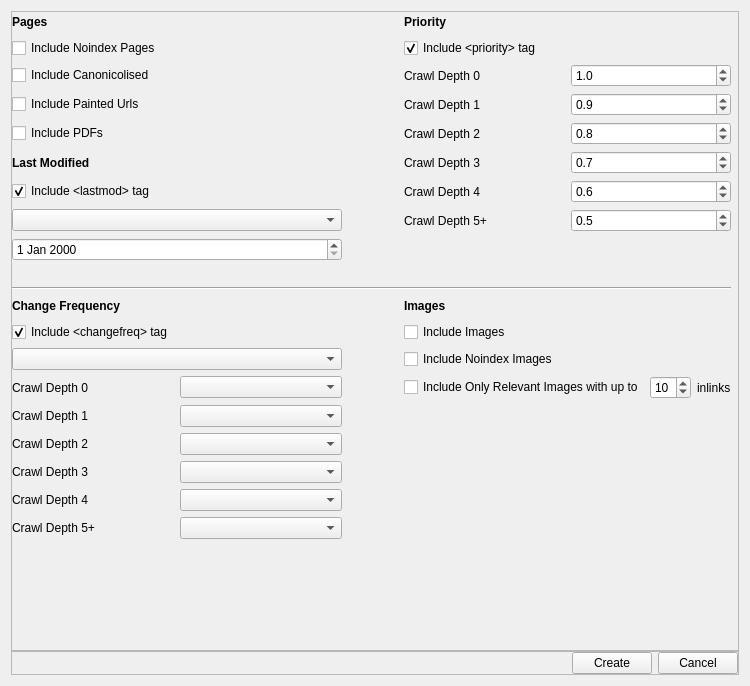
<?xml version="1.0" encoding="UTF-8"?>
<ui version="4.0">
 <class>SitemapCreatorDialog</class>
 <widget class="QWidget" name="SitemapCreatorDialog">
  <property name="geometry">
   <rect>
    <x>0</x>
    <y>0</y>
    <width>750</width>
    <height>686</height>
   </rect>
  </property>
  <property name="windowTitle">
   <string>Form</string>
  </property>
  <layout class="QVBoxLayout" name="verticalLayout_4">
   <property name="spacing">
    <number>0</number>
   </property>
   <item>
    <widget class="QFrame" name="ControlsFrame">
     <property name="frameShape">
      <enum>QFrame::StyledPanel</enum>
     </property>
     <property name="frameShadow">
      <enum>QFrame::Raised</enum>
     </property>
     <layout class="QVBoxLayout" name="verticalLayout_3">
      <property name="leftMargin">
       <number>0</number>
      </property>
      <property name="topMargin">
       <number>0</number>
      </property>
      <property name="rightMargin">
       <number>0</number>
      </property>
      <property name="bottomMargin">
       <number>0</number>
      </property>
      <item>
       <layout class="QGridLayout" name="gridLayout" rowstretch="0,0,0,0,0,0,0,0,0,0,0,0,0,0,0,0,0,0,0,0,0">
        <item row="4" column="2">
         <layout class="QHBoxLayout" name="horizontalLayout_5">
          <item>
           <widget class="QLabel" name="label_10">
            <property name="text">
             <string>Crawl Depth 2</string>
            </property>
           </widget>
          </item>
          <item>
           <widget class="QDoubleSpinBox" name="priorityCrawlDepth2SpinBox">
            <property name="decimals">
             <number>1</number>
            </property>
            <property name="singleStep">
             <double>0.100000000000000</double>
            </property>
            <property name="value">
             <double>0.800000000000000</double>
            </property>
           </widget>
          </item>
         </layout>
        </item>
        <item row="0" column="1">
         <spacer name="horizontalSpacer">
          <property name="orientation">
           <enum>Qt::Horizontal</enum>
          </property>
          <property name="sizeType">
           <enum>QSizePolicy::Fixed</enum>
          </property>
          <property name="sizeHint" stdset="0">
           <size>
            <width>50</width>
            <height>20</height>
           </size>
          </property>
         </spacer>
        </item>
        <item row="13" column="0">
         <widget class="QComboBox" name="changefreqComboBox"/>
        </item>
        <item row="2" column="0">
         <widget class="QCheckBox" name="includeCanonicolisedCheckBox">
          <property name="text">
           <string>Include Canonicolised</string>
          </property>
         </widget>
        </item>
        <item row="1" column="2">
         <widget class="QCheckBox" name="includePriorityTagCheckBox">
          <property name="text">
           <string>Include &lt;priority&gt; tag</string>
          </property>
          <property name="checked">
           <bool>true</bool>
          </property>
         </widget>
        </item>
        <item row="7" column="2">
         <layout class="QHBoxLayout" name="horizontalLayout_2">
          <item>
           <widget class="QLabel" name="label_13">
            <property name="text">
             <string>Crawl Depth 5+</string>
            </property>
           </widget>
          </item>
          <item>
           <widget class="QDoubleSpinBox" name="priorityCrawlDepth5PlusSpinBox">
            <property name="decimals">
             <number>1</number>
            </property>
            <property name="singleStep">
             <double>0.100000000000000</double>
            </property>
            <property name="value">
             <double>0.500000000000000</double>
            </property>
           </widget>
          </item>
         </layout>
        </item>
        <item row="12" column="0">
         <widget class="QCheckBox" name="includeChangefreqTagCheckBox">
          <property name="text">
           <string>Include &lt;changefreq&gt; tag</string>
          </property>
          <property name="checked">
           <bool>true</bool>
          </property>
         </widget>
        </item>
        <item row="3" column="2">
         <layout class="QHBoxLayout" name="horizontalLayout_6">
          <item>
           <widget class="QLabel" name="label_9">
            <property name="text">
             <string>Crawl Depth 1</string>
            </property>
           </widget>
          </item>
          <item>
           <widget class="QDoubleSpinBox" name="priorityCrawlDepth1SpinBox">
            <property name="decimals">
             <number>1</number>
            </property>
            <property name="singleStep">
             <double>0.100000000000000</double>
            </property>
            <property name="value">
             <double>0.900000000000000</double>
            </property>
           </widget>
          </item>
         </layout>
        </item>
        <item row="0" column="0">
         <widget class="QLabel" name="label">
          <property name="font">
           <font>
            <weight>75</weight>
            <bold>true</bold>
           </font>
          </property>
          <property name="text">
           <string>Pages</string>
          </property>
         </widget>
        </item>
        <item row="3" column="0">
         <widget class="QCheckBox" name="includePaintedUrlsCheckBox">
          <property name="text">
           <string>Include Painted Urls</string>
          </property>
         </widget>
        </item>
        <item row="4" column="0">
         <widget class="QCheckBox" name="includePdfsCheckBox">
          <property name="text">
           <string>Include PDFs</string>
          </property>
         </widget>
        </item>
        <item row="13" column="2">
         <widget class="QCheckBox" name="includeNoindexImagesCheckBox">
          <property name="text">
           <string>Include Noindex Images</string>
          </property>
         </widget>
        </item>
        <item row="1" column="3">
         <spacer name="horizontalSpacer_2">
          <property name="orientation">
           <enum>Qt::Horizontal</enum>
          </property>
          <property name="sizeHint" stdset="0">
           <size>
            <width>40</width>
            <height>20</height>
           </size>
          </property>
         </spacer>
        </item>
        <item row="2" column="2">
         <layout class="QHBoxLayout" name="horizontalLayout_7">
          <item>
           <widget class="QLabel" name="label_8">
            <property name="text">
             <string>Crawl Depth 0</string>
            </property>
           </widget>
          </item>
          <item>
           <widget class="QDoubleSpinBox" name="priorityCrawlDepth0SpinBox">
            <property name="decimals">
             <number>1</number>
            </property>
            <property name="singleStep">
             <double>0.100000000000000</double>
            </property>
            <property name="value">
             <double>1.000000000000000</double>
            </property>
           </widget>
          </item>
         </layout>
        </item>
        <item row="6" column="2">
         <layout class="QHBoxLayout" name="horizontalLayout_3">
          <item>
           <widget class="QLabel" name="label_12">
            <property name="text">
             <string>Crawl Depth 4</string>
            </property>
           </widget>
          </item>
          <item>
           <widget class="QDoubleSpinBox" name="priorityCrawlDepth4SpinBox">
            <property name="decimals">
             <number>1</number>
            </property>
            <property name="singleStep">
             <double>0.100000000000000</double>
            </property>
            <property name="value">
             <double>0.600000000000000</double>
            </property>
           </widget>
          </item>
         </layout>
        </item>
        <item row="14" column="0">
         <layout class="QHBoxLayout" name="horizontalLayout_13">
          <item>
           <widget class="QLabel" name="label_14">
            <property name="text">
             <string>Crawl Depth 0</string>
            </property>
           </widget>
          </item>
          <item>
           <widget class="QComboBox" name="changefreqCrawlDepth0ComboBox"/>
          </item>
         </layout>
        </item>
        <item row="0" column="2">
         <widget class="QLabel" name="label_5">
          <property name="font">
           <font>
            <weight>75</weight>
            <bold>true</bold>
           </font>
          </property>
          <property name="text">
           <string>Priority</string>
          </property>
         </widget>
        </item>
        <item row="19" column="0">
         <layout class="QHBoxLayout" name="horizontalLayout_8">
          <item>
           <widget class="QLabel" name="label_19">
            <property name="text">
             <string>Crawl Depth 5+</string>
            </property>
           </widget>
          </item>
          <item>
           <widget class="QComboBox" name="changefreqCrawlDepth5PlusComboBox"/>
          </item>
         </layout>
        </item>
        <item row="5" column="2">
         <layout class="QHBoxLayout" name="horizontalLayout_4">
          <item>
           <widget class="QLabel" name="label_11">
            <property name="text">
             <string>Crawl Depth 3</string>
            </property>
           </widget>
          </item>
          <item>
           <widget class="QDoubleSpinBox" name="priorityCrawlDepth3SpinBox">
            <property name="decimals">
             <number>1</number>
            </property>
            <property name="singleStep">
             <double>0.100000000000000</double>
            </property>
            <property name="value">
             <double>0.700000000000000</double>
            </property>
           </widget>
          </item>
         </layout>
        </item>
        <item row="18" column="0">
         <layout class="QHBoxLayout" name="horizontalLayout_9">
          <item>
           <widget class="QLabel" name="label_18">
            <property name="text">
             <string>Crawl Depth 4</string>
            </property>
           </widget>
          </item>
          <item>
           <widget class="QComboBox" name="changefreqCrawlDepth4ComboBox"/>
          </item>
         </layout>
        </item>
        <item row="1" column="0">
         <widget class="QCheckBox" name="includeNoindexPagesCheckBox">
          <property name="text">
           <string>Include Noindex Pages</string>
          </property>
         </widget>
        </item>
        <item row="16" column="0">
         <layout class="QHBoxLayout" name="horizontalLayout_11">
          <item>
           <widget class="QLabel" name="label_16">
            <property name="text">
             <string>Crawl Depth 2</string>
            </property>
           </widget>
          </item>
          <item>
           <widget class="QComboBox" name="changefreqCrawlDepth2ComboBox"/>
          </item>
         </layout>
        </item>
        <item row="14" column="2">
         <layout class="QHBoxLayout" name="horizontalLayout">
          <item>
           <widget class="QCheckBox" name="includeOnlyRelevantImages">
            <property name="text">
             <string>Include Only Relevant Images with up to</string>
            </property>
           </widget>
          </item>
          <item>
           <spacer name="horizontalSpacer_8">
            <property name="orientation">
             <enum>Qt::Horizontal</enum>
            </property>
            <property name="sizeHint" stdset="0">
             <size>
              <width>40</width>
              <height>20</height>
             </size>
            </property>
           </spacer>
          </item>
          <item>
           <widget class="QSpinBox" name="inlinksSpinBox">
            <property name="value">
             <number>10</number>
            </property>
           </widget>
          </item>
          <item>
           <widget class="QLabel" name="label_20">
            <property name="text">
             <string>inlinks</string>
            </property>
           </widget>
          </item>
         </layout>
        </item>
        <item row="11" column="1">
         <spacer name="horizontalSpacer_6">
          <property name="orientation">
           <enum>Qt::Horizontal</enum>
          </property>
          <property name="sizeHint" stdset="0">
           <size>
            <width>40</width>
            <height>20</height>
           </size>
          </property>
         </spacer>
        </item>
        <item row="20" column="1">
         <spacer name="verticalSpacer">
          <property name="orientation">
           <enum>Qt::Vertical</enum>
          </property>
          <property name="sizeHint" stdset="0">
           <size>
            <width>20</width>
            <height>0</height>
           </size>
          </property>
         </spacer>
        </item>
        <item row="12" column="2">
         <widget class="QCheckBox" name="includeImagesCheckBox">
          <property name="text">
           <string>Include Images</string>
          </property>
         </widget>
        </item>
        <item row="9" column="0" colspan="4">
         <spacer name="horizontalSpacer_4">
          <property name="orientation">
           <enum>Qt::Horizontal</enum>
          </property>
          <property name="sizeType">
           <enum>QSizePolicy::Expanding</enum>
          </property>
          <property name="sizeHint" stdset="0">
           <size>
            <width>40</width>
            <height>20</height>
           </size>
          </property>
         </spacer>
        </item>
        <item row="10" column="0" colspan="3">
         <widget class="Line" name="line">
          <property name="orientation">
           <enum>Qt::Horizontal</enum>
          </property>
         </widget>
        </item>
        <item row="11" column="0">
         <widget class="QLabel" name="label_6">
          <property name="font">
           <font>
            <weight>75</weight>
            <bold>true</bold>
           </font>
          </property>
          <property name="text">
           <string>Change Frequency</string>
          </property>
         </widget>
        </item>
        <item row="20" column="0">
         <spacer name="horizontalSpacer_3">
          <property name="orientation">
           <enum>Qt::Horizontal</enum>
          </property>
          <property name="sizeType">
           <enum>QSizePolicy::Fixed</enum>
          </property>
          <property name="sizeHint" stdset="0">
           <size>
            <width>330</width>
            <height>0</height>
           </size>
          </property>
         </spacer>
        </item>
        <item row="6" column="0">
         <widget class="QCheckBox" name="includeLastmodTagCheckBox">
          <property name="text">
           <string>Include &lt;lastmod&gt; tag</string>
          </property>
          <property name="checked">
           <bool>true</bool>
          </property>
          <property name="tristate">
           <bool>false</bool>
          </property>
         </widget>
        </item>
        <item row="11" column="2">
         <widget class="QLabel" name="label_7">
          <property name="font">
           <font>
            <weight>75</weight>
            <bold>true</bold>
           </font>
          </property>
          <property name="text">
           <string>Images</string>
          </property>
         </widget>
        </item>
        <item row="7" column="0">
         <widget class="QComboBox" name="lastmodDateComboBox"/>
        </item>
        <item row="15" column="0">
         <layout class="QHBoxLayout" name="horizontalLayout_12">
          <item>
           <widget class="QLabel" name="label_15">
            <property name="text">
             <string>Crawl Depth 1</string>
            </property>
           </widget>
          </item>
          <item>
           <widget class="QComboBox" name="changefreqCrawlDepth1ComboBox"/>
          </item>
         </layout>
        </item>
        <item row="17" column="0">
         <layout class="QHBoxLayout" name="horizontalLayout_10">
          <item>
           <widget class="QLabel" name="label_17">
            <property name="text">
             <string>Crawl Depth 3</string>
            </property>
           </widget>
          </item>
          <item>
           <widget class="QComboBox" name="changefreqCrawlDepth3ComboBox"/>
          </item>
         </layout>
        </item>
        <item row="12" column="1">
         <spacer name="horizontalSpacer_7">
          <property name="orientation">
           <enum>Qt::Horizontal</enum>
          </property>
          <property name="sizeHint" stdset="0">
           <size>
            <width>40</width>
            <height>20</height>
           </size>
          </property>
         </spacer>
        </item>
        <item row="5" column="0">
         <widget class="QLabel" name="label_4">
          <property name="font">
           <font>
            <weight>75</weight>
            <bold>true</bold>
           </font>
          </property>
          <property name="text">
           <string>Last Modified</string>
          </property>
         </widget>
        </item>
        <item row="8" column="0">
         <widget class="QDateEdit" name="customDateEdit"/>
        </item>
       </layout>
      </item>
     </layout>
    </widget>
   </item>
   <item>
    <widget class="QFrame" name="ButtonsFrame">
     <property name="frameShape">
      <enum>QFrame::StyledPanel</enum>
     </property>
     <property name="frameShadow">
      <enum>QFrame::Raised</enum>
     </property>
     <layout class="QHBoxLayout" name="horizontalLayout_14">
      <property name="spacing">
       <number>6</number>
      </property>
      <property name="leftMargin">
       <number>0</number>
      </property>
      <property name="topMargin">
       <number>0</number>
      </property>
      <property name="rightMargin">
       <number>0</number>
      </property>
      <property name="bottomMargin">
       <number>0</number>
      </property>
      <item>
       <spacer name="horizontalSpacer_5">
        <property name="orientation">
         <enum>Qt::Horizontal</enum>
        </property>
        <property name="sizeHint" stdset="0">
         <size>
          <width>40</width>
          <height>20</height>
         </size>
        </property>
       </spacer>
      </item>
      <item>
       <widget class="QPushButton" name="createButton">
        <property name="text">
         <string>Create</string>
        </property>
       </widget>
      </item>
      <item>
       <widget class="QPushButton" name="cancelButton">
        <property name="text">
         <string>Cancel</string>
        </property>
       </widget>
      </item>
     </layout>
    </widget>
   </item>
  </layout>
 </widget>
 <resources/>
 <connections/>
</ui>
